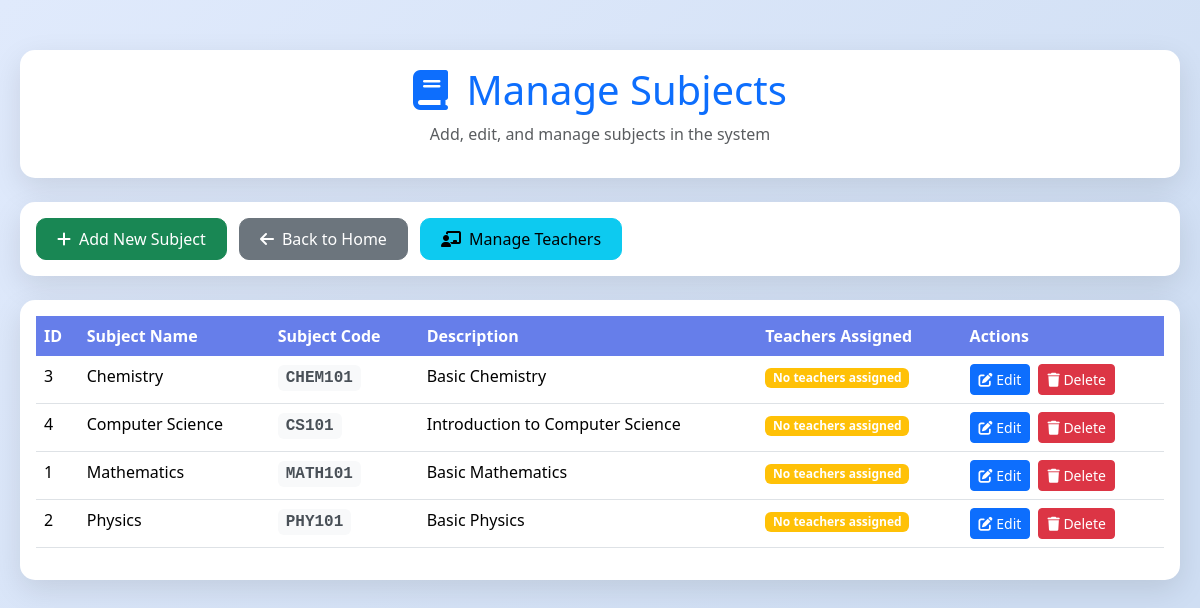
The app's page /manage_subjects with its own data.
### tables this page shows
CREATE TABLE subjects (
        id INTEGER PRIMARY KEY AUTOINCREMENT,
        subject_name TEXT UNIQUE,
        subject_code TEXT UNIQUE,
        description TEXT,
        created_at TIMESTAMP DEFAULT CURRENT_TIMESTAMP
    );

### main.py (the view)
@app.route('/manage_subjects')
def manage_subjects():
    conn = sqlite3.connect('database.db')
    conn.row_factory = sqlite3.Row
    cur = conn.cursor()
    cur.execute('''
        SELECT s.id, s.subject_name, s.subject_code, s.description,
               COUNT(ts.teacher_id) as teacher_count
        FROM subjects s
        LEFT JOIN teacher_subjects ts ON s.id = ts.subject_id
        GROUP BY s.id, s.subject_name, s.subject_code, s.description
        ORDER BY s.subject_name
    ''')
    subjects = cur.fetchall()
    conn.close()
    return render_template('manage_subjects.html', subjects=subjects)

### templates/manage_subjects.html (shortened to what this page needs)
<!DOCTYPE html>
<html lang="en">
<head>
    <link rel="stylesheet" href="https://cdn.jsdelivr.net/npm/bootstrap@5.3.3/dist/css/bootstrap.min.css">
    <link rel="stylesheet" href="https://cdnjs.cloudflare.com/ajax/libs/font-awesome/6.4.0/css/all.min.css">
</head>
<body>
    <div class="main-container">
        <div class="card mb-4">
            <div class="card-body text-center">
                <h1 class="card-title text-primary">
                    <i class="fas fa-book me-2"></i>
                    Manage Subjects
                </h1>
                <p class="text-muted">Add, edit, and manage subjects in the system</p>
            </div>
        </div>
        <div class="card mb-4">
            <div class="card-body">
                <button class="btn btn-success btn-custom" data-bs-toggle="modal" data-bs-target="#addSubjectModal">
                    <i class="fas fa-plus me-2"></i>Add New Subject
                </button>
                <a href="{{ url_for('home') }}" class="btn btn-secondary btn-custom ms-2">
                    <i class="fas fa-arrow-left me-2"></i>Back to Home
                </a>
                <a href="{{ url_for('manage_teachers') }}" class="btn btn-info btn-custom ms-2">
                    <i class="fas fa-chalkboard-teacher me-2"></i>Manage Teachers
                </a>
            </div>
        </div>
        <div class="card">
            <div class="card-body">
                <div class="table-responsive">
                    <table class="table table-hover">
                        <thead>
                            <tr>
                                <th>ID</th>
                                <th>Subject Name</th>
                                <th>Subject Code</th>
                                <th>Description</th>
                                <th>Teachers Assigned</th>
                                <th>Actions</th>
                            </tr>
                        </thead>
                        <tbody>
                            {% for subject in subjects %}
                            <tr>
                                <td>{{ subject.id }}</td>
                                <td>{{ subject.subject_name }}</td>
                                <td><span class="subject-code">{{ subject.subject_code }}</span></td>
                                <td>{{ subject.description or 'No description' }}</td>
                                <td>
                                    {% if subject.teacher_count > 0 %}
                                        <span class="badge bg-success">{{ subject.teacher_count }} teacher(s)</span>
                                    {% else %}
                                        <span class="badge bg-warning">No teachers assigned</span>
                                    {% endif %}
                                </td>
                                <td>
                                    <button class="btn btn-primary btn-sm" onclick="editSubject({{ subject.id }}, '{{ subject.subject_name }}', '{{ subject.subject_code }}', '{{ subject.description or '' }}')">
                                        <i class="fas fa-edit"></i> Edit
                                    </button>
                                    <button class="btn btn-danger btn-sm ms-1" onclick="deleteSubject({{ subject.id }}, '{{ subject.subject_name }}')">
                                        <i class="fas fa-trash"></i> Delete
                                    </button>
                                </td>
                            </tr>
                            {% endfor %}
                        </tbody>
                    </table>
                </div>
            </div>
        </div>
    </div>
</body>
</html>

### templates/manage_subjects.html (style rules this page uses)
body { background: linear-gradient(135deg, #e0eafc, #cfdef3 80%); min-height: 100vh; font-family: 'Segoe UI', Tahoma, Geneva, Verdana, sans-serif; }
.main-container { max-width: 1200px; margin: 30px auto; padding: 20px; }
.card { border-radius: 15px; box-shadow: 0 10px 30px rgba(0, 0, 0, 0.1); border: none; }
.btn-custom { border-radius: 10px; padding: 8px 20px; font-weight: 500; }
.table th { background-color: #667eea; color: white; border: none; }
.subject-code { background-color: #f8f9fa; padding: 4px 8px; border-radius: 6px; font-family: 'Courier New', monospace; font-weight: bold; color: #495057; }

### records on screen
subjects: id "3", subject_name "Chemistry", subject_code "CHEM101", description "Basic Chemistry"
subjects: id "4", subject_name "Computer Science", subject_code "CS101", description "Introduction to Computer Science"
subjects: id "1", subject_name "Mathematics", subject_code "MATH101", description "Basic Mathematics"
subjects: id "2", subject_name "Physics", subject_code "PHY101", description "Basic Physics"
